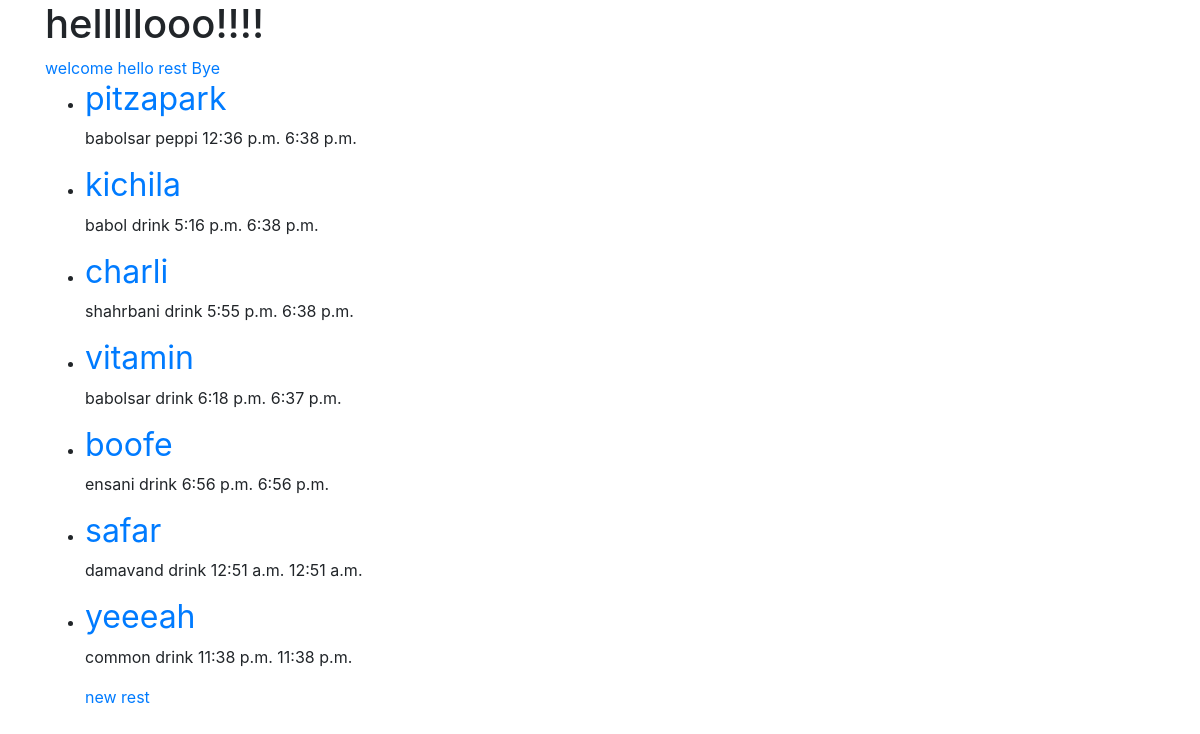
The page /rest/ on the database its author committed.
### hi/models.py (models this page shows, shortened)
class FaveRest(models.Model):
	name = models.CharField(max_length=120)
	locat = models.CharField(max_length=120 , null=True)
	email  = models.EmailField(max_length=254,null=True ,blank = True , validators= [email_valid])
	addTime = models.TimeField( auto_now_add=True )
	upTime = models.TimeField( auto_now=True )
	slug = models.SlugField(null=True,blank=True)
	category_CHOICES = (
		('soup',(( 'onso' , 'oniensoup'),('joso','soupjo'))),
		('pizza', (('makhp','makhsus'),('peppi','peperoni'))),
		('sand', 'sandwich'),
		('drink', 'drink')
	)
	category = models.CharField(
	max_length=5,
	choices=category_CHOICES,
	default='drink',
	)

### hi/views.py (the view)
# urls.py: ,url(r'^rest/$',NewList.as_view())
class NewList(ListView):
	template_name="new_rest.html"
	def get_queryset(self):
		slug = self.kwargs.get("slug")
		if slug != "create":
			if slug != None :
				queryset=FaveRest.objects.filter(locat__iexact=slug)
			else:
				queryset=FaveRest.objects.all()
			return queryset
		else :
			create_some()

### hi/templates/new_rest.html (shortened to what this page needs)
{% extends "base.html" %}
{% block content %}
    <ul>
        {% for i in object_list  %}
            <li>
                <h1><a href="/detail/{{i.name}}"> <small> {{i.name}} </small> </a> </h1>
                <p> {{i.locat}} {{i.category}} {{i.addTime}} {{i.upTime}} </p>
            </li>
        {% endfor %}
        <a href="/rest/create" ><P>new rest</P></a>
    </ul>
{% endblock %}

### templates/base.html (shortened to what this page needs)
<!DOCTYPE>
<html>
<head>
</head>
<body>
    <div class="container">
        <h1>
            helllllooo!!!!
        </h1>
        <a href="/welcome"> welcome</a>
        <a href="/hello" >hello</a>
        <a href="/rest" >rest</a>
        <a href="/bye" >Bye</a>
        {% include "snippets/css.html" %}
            {% block content %}
            {% endblock content %}
	</div>
</body>
</html>

### templates/snippets/css.html (shortened to what this page needs)
<link rel="stylesheet" href="https://stackpath.bootstrapcdn.com/bootstrap/4.1.1/css/bootstrap.min.css">

### rows shown on the page
FaveRest: name "pitzapark", locat "babolsar", category "peppi", addTime "12:36 p.m.", upTime "6:38 p.m."
FaveRest: name "kichila", locat "babol", category "drink", addTime "5:16 p.m.", upTime "6:38 p.m."
FaveRest: name "charli", locat "shahrbani", category "drink", addTime "5:55 p.m.", upTime "6:38 p.m."
FaveRest: name "vitamin", locat "babolsar", category "drink", addTime "6:18 p.m.", upTime "6:37 p.m."
FaveRest: name "boofe", locat "ensani", category "drink", addTime "6:56 p.m.", upTime "6:56 p.m."
FaveRest: name "safar", locat "damavand", category "drink", addTime "12:51 a.m.", upTime "12:51 a.m."
FaveRest: name "yeeeah", locat "common", category "drink", addTime "11:38 p.m.", upTime "11:38 p.m."
